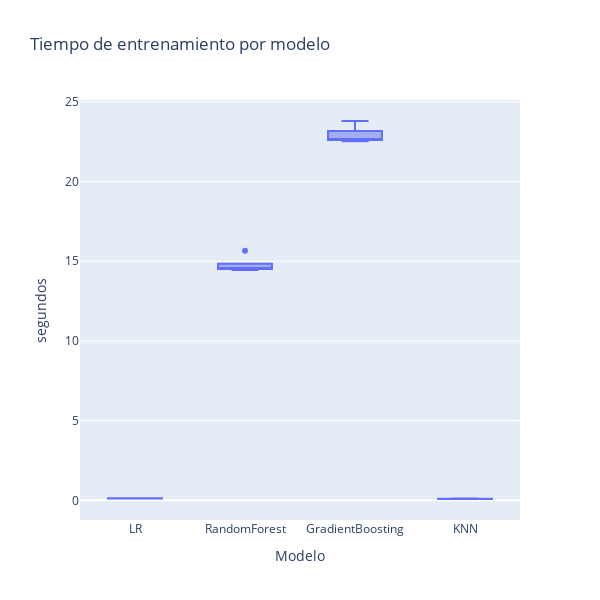

The notebook cell this image was saved under:
### Code cell
fig = px.box(df_cross, x='modelo', y='fit_time', 
             title='Tiempo de entrenamiento por modelo', 
             labels={'fit_time': 'segundos', 'modelo': 'Modelo'})
fig.update_layout(width=600, height=600)
fig.show()

### Figure 1 — Plotly figure (JSON) as saved in the notebook; plotly's stock layout.template omitted (floating-point values rounded to 4 significant figures)
{"data": [{"alignmentgroup": "True", "hovertemplate": "Modelo=%{x}<br>segundos=%{y}<extra></extra>", "legendgroup": "", "marker": {"color": "#636efa"}, "name": "", "notched": false, "offsetgroup": "", "orientation": "v", "showlegend": false, "type": "box", "x": ["LR", "LR", "LR", "LR", "LR", "RandomForest", "RandomForest", "RandomForest", "RandomForest", "RandomForest", "GradientBoosting", "GradientBoosting", "GradientBoosting", "GradientBoosting", "GradientBoosting", "KNN", "KNN", "KNN", "KNN", "KNN"], "x0": " ", "xaxis": "x", "y": [0.1137, 0.131, 0.1292, 0.1234, 0.1274, 15.65, 14.45, 14.53, 14.56, 14.52, 22.62, 22.96, 22.65, 22.53, 23.79, 0.1076, 0.08479, 0.08324, 0.09972, 0.09999], "y0": " ", "yaxis": "y"}], "layout": {"boxmode": "group", "height": 600, "legend": {"tracegroupgap": 0}, "title": {"text": "Tiempo de entrenamiento por modelo"}, "width": 600, "xaxis": {"anchor": "y", "domain": [0, 1], "title": {"text": "Modelo"}}, "yaxis": {"anchor": "x", "domain": [0, 1], "title": {"text": "segundos"}}}}
